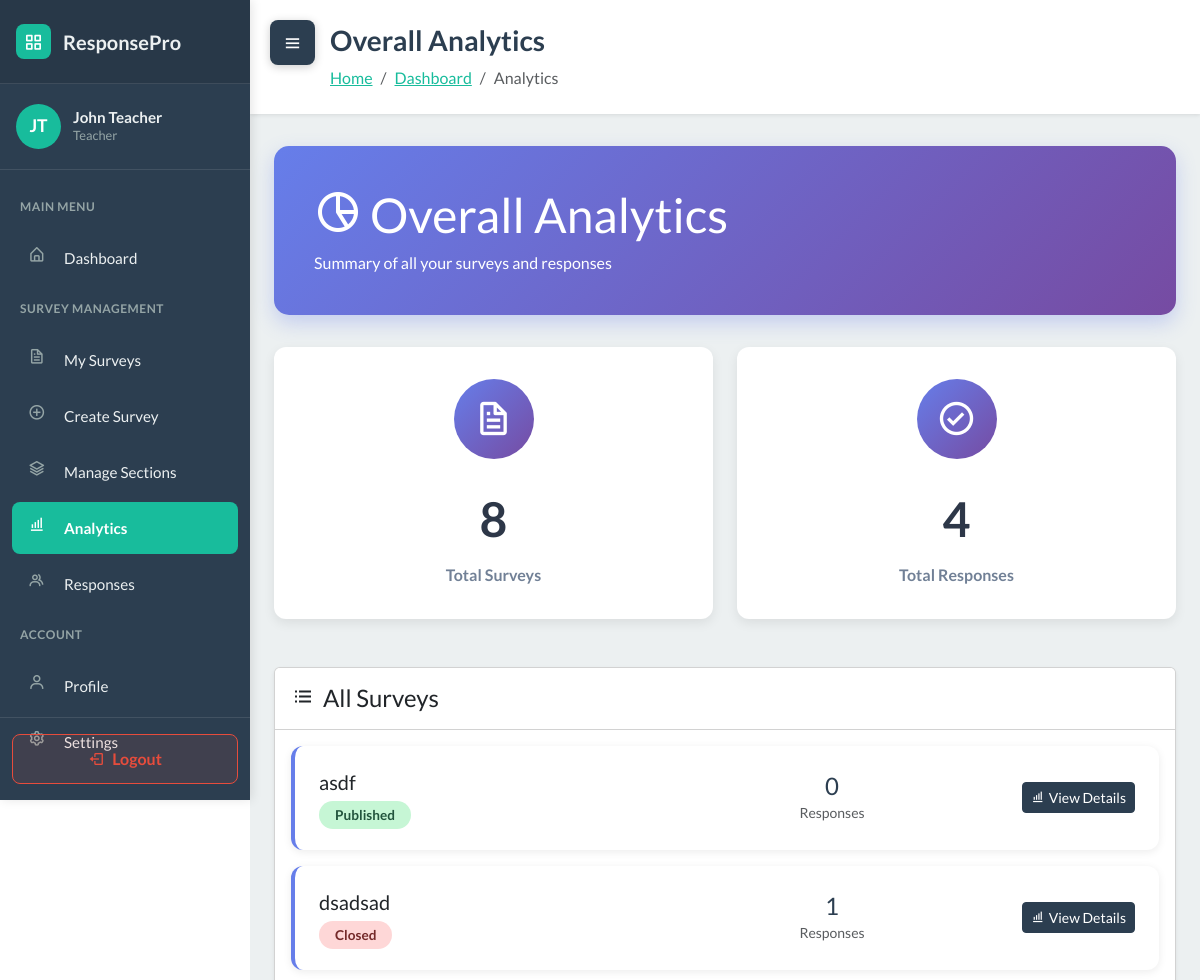
Page /analytics/ (signed in, upper part) on the earlier database version.
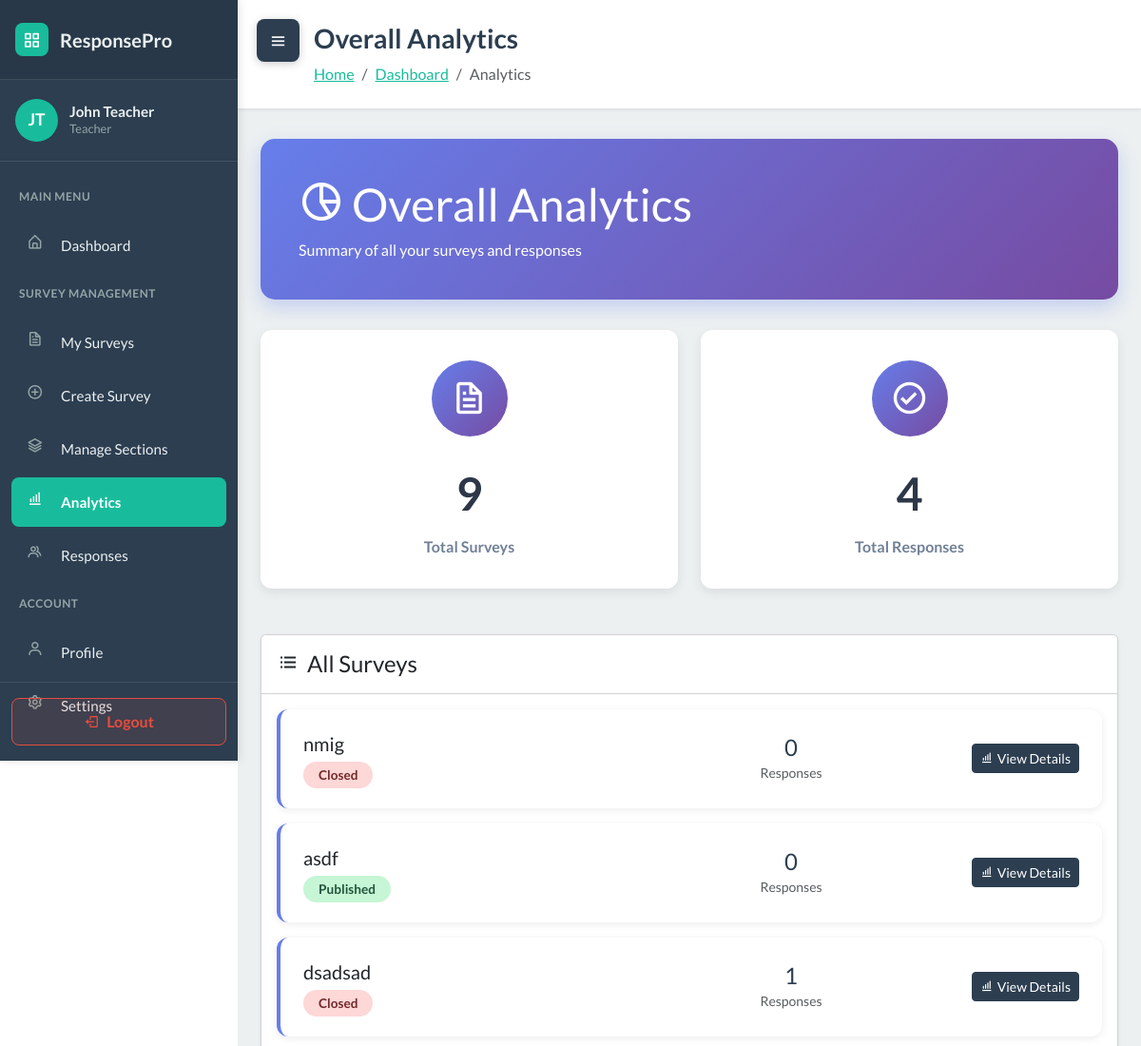
Same page on the later database version.
### WebSurvey/models.py (models this page shows, shortened)
class Survey(models.Model):
    STATUS_CHOICES = [
        ('draft', 'Draft'),
        ('published', 'Published'),
        ('closed', 'Closed'),
    ]
    title = models.CharField(max_length=255)
    description = models.TextField(blank=True)
    teacher = models.ForeignKey(User, on_delete=models.CASCADE, related_name='surveys')
    sections = models.ManyToManyField(Section, blank=True, related_name='surveys')
    status = models.CharField(max_length=20, choices=STATUS_CHOICES, default='draft')
    total_points = models.IntegerField(default=0)
    time_limit = models.IntegerField(null=True, blank=True, help_text="Time limit in minutes")
    due_date = models.DateTimeField(null=True, blank=True)
    created_at = models.DateTimeField(auto_now_add=True)
    updated_at = models.DateTimeField(auto_now=True)
    class Meta:
        ordering = ['-created_at']

### WebSurvey/views.py (the view)
# urls.py: path('analytics/', views.overall_analytics, name='overall_analytics'),
@login_required
def overall_analytics(request):
    if request.user.role != 'teacher':
        messages.error(request, "Access denied. Teacher account required.")
        return redirect('dashboard')
    teacher = request.user
    total_surveys = Survey.objects.filter(teacher=teacher).count()
    total_responses = StudentResponse.objects.filter(
        survey__teacher=teacher,
        is_submitted=True
    ).count()
    surveys = Survey.objects.filter(teacher=teacher).annotate(
        response_count=Count('responses', filter=Q(responses__is_submitted=True))
    ).order_by('-created_at')
    paginator = Paginator(surveys, 10)  # 10 surveys per page
    page_number = request.GET.get('page')
    page_obj = paginator.get_page(page_number)
    context = {
        'total_surveys': total_surveys,
        'total_responses': total_responses,
        'page_obj': page_obj,
    }
    return render(request, 'overall_analytics.html', context)

### WebSurvey/services.py (called while the page is built)
def auto_close_due_surveys():
    now = timezone.now()
    overdue_ids = []
    for survey in Survey.objects.filter(status='published', due_date__isnull=False):
        due = survey.due_date
        if due is None:
            continue
        if timezone.is_naive(due):
            due = timezone.make_aware(due, timezone.get_current_timezone())
        if due <= now:
            overdue_ids.append(survey.id)
    if overdue_ids:
        Survey.objects.filter(id__in=overdue_ids).update(status='closed')
    return now

### WebSurvey/templates/overall_analytics.html (shortened to what the changed rows need)
<!DOCTYPE html>
{% load static %}
<html data-bs-theme="light" lang="en">
<head>
    <link rel="stylesheet" href="https://cdn.jsdelivr.net/npm/bootswatch@5.3.6/dist/flatly/bootstrap.min.css">
    <link rel="stylesheet" href="https://cdn.jsdelivr.net/npm/boxicons@latest/css/boxicons.min.css">
    <link rel="stylesheet" href="{% static 'css/dashboard-sidebar.css' %}">
    <link rel="stylesheet" href="{% static 'css/bss-overrides.css' %}">
</head>
<body>
    <main class="dashboard-content" id="mainContent">
        <div class="content-header">
            <h1>Overall Analytics</h1>
        </div>
        <div class="container-fluid px-4 pb-5">
            <div class="analytics-header">
                <h1 class="mb-2">
                    <i class="bx bx-pie-chart-alt-2 me-2"></i>Overall Analytics
                </h1>
            </div>
            <div class="row mb-4">
                <div class="col-md-6">
                    <div class="stat-card">
                        <div class="stat-icon">
                            <i class="bx bx-file"></i>
                        </div>
                        <div class="stat-value">{{ total_surveys }}</div>
                        <div class="stat-label">Total Surveys</div>
                    </div>
                </div>
            </div>
            <div class="row">
                <div class="col-12">
                    <div class="card shadow-sm">
                        <div class="card-body">
                            {% if page_obj %}
                                {% for survey in page_obj %}
                                    <div class="survey-card">
                                        <div class="row align-items-center">
                                            <div class="col-md-6">
                                                <h5 class="mb-2">{{ survey.title }}</h5>
                                                <span class="status-badge status-{{ survey.status }}">
                                                    {{ survey.status|title }}
                                                </span>
                                            </div>
                                            <div class="col-md-3 text-center">
                                                <div class="h4 mb-0 text-primary">{{ survey.response_count }}</div>
                                                <small class="text-muted">Responses</small>
                                            </div>
                                            <div class="col-md-3 text-end">
                                                <a href="{% url 'survey_analytics' survey.id %}" class="btn btn-primary btn-sm">
                                                    <i class="bx bx-bar-chart-alt me-1"></i>View Details
                                                </a>
                                            </div>
                                        </div>
                                    </div>
                                {% endfor %}
                            {% endif %}
                        </div>
                    </div>
                </div>
            </div>
        </div>
    </main>
</body>
</html>

Differences in the rows shown:
added Survey: title "nmig", status "Closed", response_count "0"
Other differences:
{{ total_surveys }}: "8" → "9"
